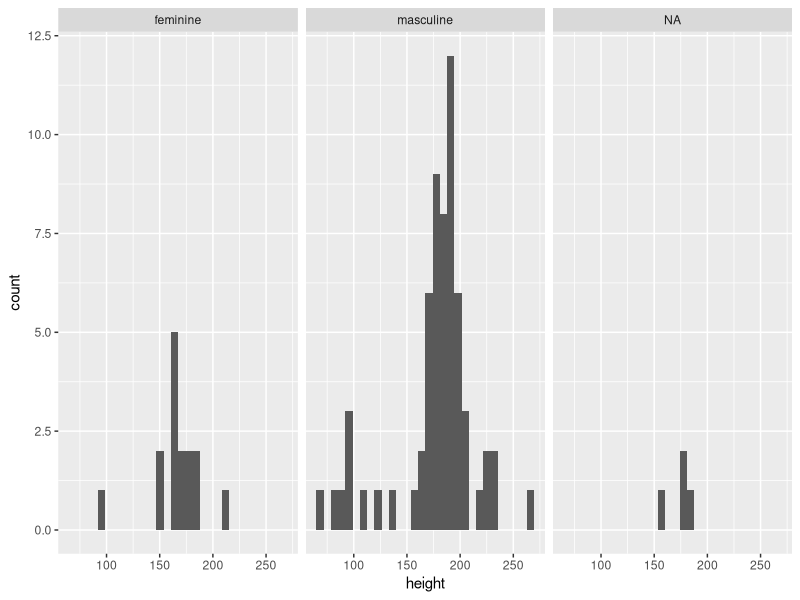

Here is the R script that generated this plot:
## ---- chunk 1

# Load required libraries

library(tidyverse)

## ---- chunk 2

# built-in data

starwars_chars <- starwars

## ---- chunk 3

# hint: height is numerical; 
# look for geoms that do a good job of summarizing numerical variables


## ---- chunk 4

# hint: try facet_wrap

ggplot(starwars_chars) +
  geom_histogram(aes(height)) + 
  facet_wrap(~gender)

## ---- chunk 5

# what geom is best for two numerical variables?


## ---- chunk 6

# hint: look at the options for geom_smooth

## ---- chunk 7

# hint: you can use "data=" in a geom layer to use different data for that layer 


## ---- chunk 8


## ---- chunk 9

# hint: many characters have NA for birth_year;
# try removing those characters before plotting


## ---- chunk 10

# hint: the forcats package (which is included in tidyvers) 
# has a useful function called fct_reorder that can be used on factors


## ---- chunk 11




